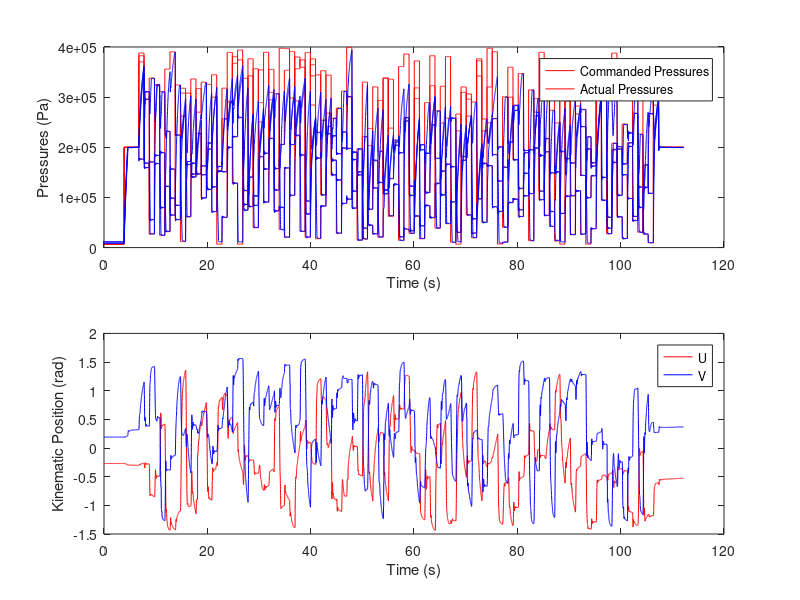

MATLAB code to generate this figure:
load('./data/sync2.mat')
subplot(2,1,1)
plot(tk,uk,'r',tk,xk(:,1:4),'b')
xlabel('Time (s)')
ylabel('Pressures (Pa)')
legend('Commanded Pressures','Actual Pressures')
subplot(2,1,2)
plot(tk,xk(:,7),'r',tk,xk(:,8),'b')
xlabel('Time (s)')
ylabel('Kinematic Position (rad)')
legend('U','V')